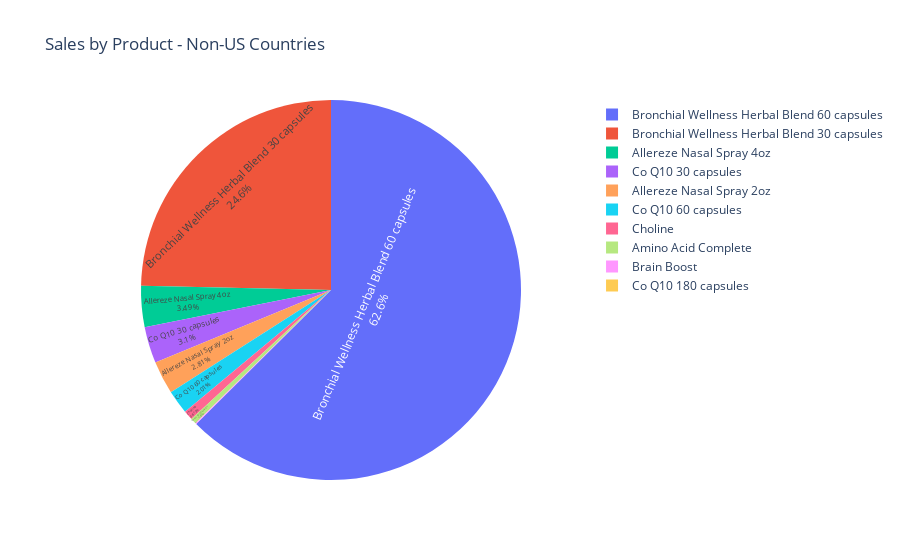

The notebook cell this image was saved under:
### Code cell
# Plotly pie chart - net sales by "product_title" column value
per_product_sales_fig = px.pie(per_product_sales, names="product_title", values="net_sales", title="Sales by Product - Non-US Countries",
        labels={"product_title" : 'Product Title', "net_sales" :'Sales in $'})
per_product_sales_fig.update_traces(textposition='inside', textinfo='percent+label')

per_product_sales_fig.show()

### Figure 1 — Plotly figure (JSON) as saved in the notebook; plotly's stock layout.template omitted (floating-point values rounded to 4 significant figures)
{"data": [{"domain": {"x": [0, 1], "y": [0, 1]}, "hovertemplate": "Product Title=%{label}<br>Sales in $=%{value}<extra></extra>", "labels": ["Allereze Nasal Spray 2oz", "Allereze Nasal Spray 4oz", "Amino Acid Complete", "Brain Boost", "Bronchial Wellness Herbal Blend 30 capsules", "Bronchial Wellness Herbal Blend 60 capsules", "Choline", "Co Q10 180 capsules", "Co Q10 30 capsules", "Co Q10 60 capsules"], "legendgroup": "", "name": "", "showlegend": true, "textinfo": "percent+label", "textposition": "inside", "type": "pie", "values": [1255.0, 1559.0, 218, 38.01, 11000.0, 27920.0, 362.8, 0.9, 1382.0, 898.4]}], "layout": {"legend": {"tracegroupgap": 0}, "title": {"text": "Sales by Product - Non-US Countries"}}}
